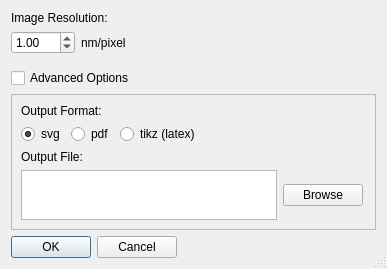
<?xml version="1.0" encoding="UTF-8"?>
<ui version="4.0">
 <class>ScalePlotDialog</class>
 <widget class="QDialog" name="ScalePlotDialog">
  <property name="geometry">
   <rect>
    <x>0</x>
    <y>0</y>
    <width>404</width>
    <height>311</height>
   </rect>
  </property>
  <property name="contextMenuPolicy">
   <enum>Qt::ActionsContextMenu</enum>
  </property>
  <property name="windowTitle">
   <string>Scale Plot</string>
  </property>
  <property name="sizeGripEnabled">
   <bool>true</bool>
  </property>
  <layout class="QFormLayout" name="formLayout_2">
   <property name="sizeConstraint">
    <enum>QLayout::SetFixedSize</enum>
   </property>
   <item row="0" column="0">
    <widget class="QLabel" name="resolutionLabel">
     <property name="text">
      <string>Image Resolution:</string>
     </property>
    </widget>
   </item>
   <item row="1" column="0">
    <layout class="QHBoxLayout" name="horizontalLayout_2">
     <item>
      <widget class="QDoubleSpinBox" name="doubleSpinBox">
       <property name="decimals">
        <number>2</number>
       </property>
       <property name="maximum">
        <double>999.990000000000009</double>
       </property>
       <property name="singleStep">
        <double>0.100000000000000</double>
       </property>
       <property name="value">
        <double>1.000000000000000</double>
       </property>
      </widget>
     </item>
     <item>
      <widget class="QLabel" name="nmpixelLabel">
       <property name="text">
        <string>nm/pixel</string>
       </property>
      </widget>
     </item>
    </layout>
   </item>
   <item row="2" column="0">
    <spacer name="verticalSpacer">
     <property name="orientation">
      <enum>Qt::Vertical</enum>
     </property>
     <property name="sizeHint" stdset="0">
      <size>
       <width>20</width>
       <height>2</height>
      </size>
     </property>
    </spacer>
   </item>
   <item row="3" column="0">
    <widget class="QCheckBox" name="advancedBox">
     <property name="text">
      <string>Advanced Options</string>
     </property>
    </widget>
   </item>
   <item row="4" column="0">
    <widget class="QFrame" name="advancedFrame">
     <property name="frameShape">
      <enum>QFrame::StyledPanel</enum>
     </property>
     <property name="frameShadow">
      <enum>QFrame::Raised</enum>
     </property>
     <layout class="QFormLayout" name="formLayout">
      <item row="1" column="0">
       <layout class="QHBoxLayout" name="horizontalLayout">
        <item>
         <widget class="QRadioButton" name="radioSvg">
          <property name="text">
           <string>svg</string>
          </property>
          <property name="checked">
           <bool>true</bool>
          </property>
         </widget>
        </item>
        <item>
         <widget class="QRadioButton" name="radioPdf">
          <property name="text">
           <string>pdf</string>
          </property>
         </widget>
        </item>
        <item>
         <widget class="QRadioButton" name="radioTikz">
          <property name="text">
           <string>tikz (latex)</string>
          </property>
         </widget>
        </item>
       </layout>
      </item>
      <item row="2" column="0">
       <widget class="QLabel" name="label_2">
        <property name="text">
         <string>Output File:</string>
        </property>
       </widget>
      </item>
      <item row="3" column="0">
       <layout class="QHBoxLayout" name="horizontalLayoutInput">
        <property name="sizeConstraint">
         <enum>QLayout::SetDefaultConstraint</enum>
        </property>
        <property name="rightMargin">
         <number>3</number>
        </property>
        <item>
         <widget class="QPlainTextEdit" name="outputTextEdit">
          <property name="maximumSize">
           <size>
            <width>3464356</width>
            <height>50</height>
           </size>
          </property>
          <property name="sizeAdjustPolicy">
           <enum>QAbstractScrollArea::AdjustIgnored</enum>
          </property>
          <property name="lineWrapMode">
           <enum>QPlainTextEdit::WidgetWidth</enum>
          </property>
         </widget>
        </item>
        <item>
         <widget class="QPushButton" name="outputBrowseButton">
          <property name="text">
           <string>Browse</string>
          </property>
         </widget>
        </item>
       </layout>
      </item>
      <item row="0" column="0">
       <widget class="QLabel" name="label">
        <property name="text">
         <string>Output Format:</string>
        </property>
       </widget>
      </item>
     </layout>
    </widget>
   </item>
   <item row="5" column="0">
    <widget class="QDialogButtonBox" name="buttonBox">
     <property name="orientation">
      <enum>Qt::Horizontal</enum>
     </property>
     <property name="standardButtons">
      <set>QDialogButtonBox::Cancel|QDialogButtonBox::Ok</set>
     </property>
    </widget>
   </item>
  </layout>
  <zorder>buttonBox</zorder>
  <zorder>resolutionLabel</zorder>
  <zorder>advancedFrame</zorder>
  <zorder>advancedBox</zorder>
 </widget>
 <resources/>
 <connections>
  <connection>
   <sender>buttonBox</sender>
   <signal>accepted()</signal>
   <receiver>ScalePlotDialog</receiver>
   <slot>accept()</slot>
   <hints>
    <hint type="sourcelabel">
     <x>248</x>
     <y>254</y>
    </hint>
    <hint type="destinationlabel">
     <x>157</x>
     <y>274</y>
    </hint>
   </hints>
  </connection>
  <connection>
   <sender>buttonBox</sender>
   <signal>rejected()</signal>
   <receiver>ScalePlotDialog</receiver>
   <slot>reject()</slot>
   <hints>
    <hint type="sourcelabel">
     <x>316</x>
     <y>260</y>
    </hint>
    <hint type="destinationlabel">
     <x>286</x>
     <y>274</y>
    </hint>
   </hints>
  </connection>
 </connections>
</ui>
